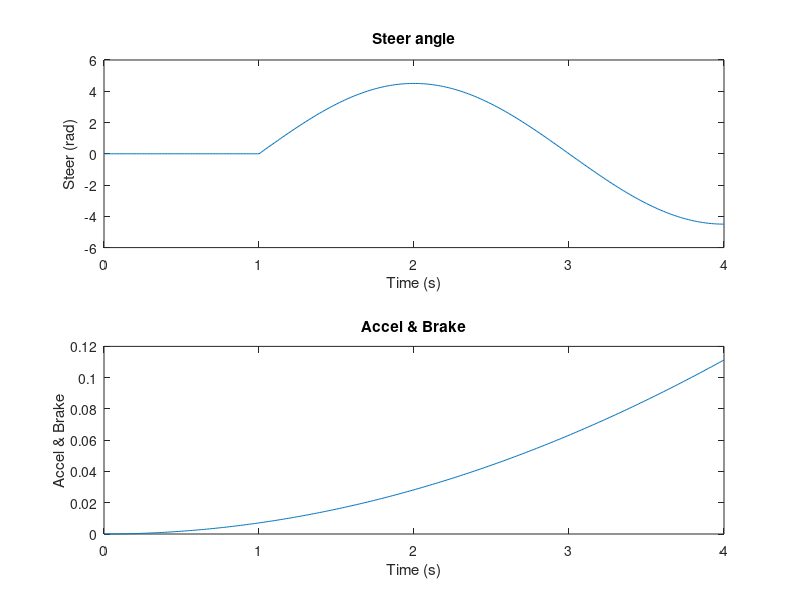

Reproduce this figure in MATLAB. (Note: this script raises an error after producing the figure.)
%% Ref Generation
clear ; clc ; close all
Ts = 0.01;Tend = 4;Td = 50; Tf = 0.001;
t_sim = 0:Ts:Tend;
% load Input;
% load ID_inf_test2;
% Accelcmd = Accelcmd_tmp';
%Acceleration Signal
% for i = 1:length(t_sim)
%     if i < 301
%         Accelcmd(i) = 0.06*t_sim(i); 
% %     elseif (i>801 && i<1001)
% %         Accelcmd(i) = 0.02*t_sim(i);     
%     else
%         Accelcmd(i) = 0.02;
%         end
% end
Accelcmd = -0.5*(-1+cos(2*pi*t_sim/Td))*1.8;
Accel_input = [t_sim' Accelcmd'];

%%Steer Signal
% Steer = 0.4*5/3*pi*sin(t_sim/1);
Steer = -0.5*(cos(2*pi*t_sim/4))*9;
Steer(1:100) = 0;
Steer_input = [t_sim' Steer'];
Fcncal_transctrl_Ts = 0.01;

figure();
subplot(2,1,1)
plot(t_sim,Steer); title('Steer angle'); xlabel('Time (s)'); ylabel('Steer (rad)');%ylim([-5/3*pi 5/3*pi])
subplot(2,1,2)
plot(t_sim,Accelcmd);title('Accel & Brake'); xlabel('Time (s)'); ylabel('Accel & Brake');%ylim([-1 1])

sim ISReferenceApplication
%% Diagram

% figure();
% subplot(3,1,1)
% plot(t_sim,Steer); title('Steer angle'); xlabel('Time (s)'); ylabel('Steer (rad)');ylim([-5/3*pi 5/3*pi])
% subplot(3,1,2)
% plot(t_sim,Acceleration);title('Acceleration'); xlabel('time(s)'); ylabel('Acceleration');
% subplot(3,1,3)
% plot(t_sim,Brake); title('Brake'); xlabel('time(s)'); ylabel('Brake');

% yaw_axis_deg = -yaw*180/pi + 450;
% for i = 1:length(yaw)
%     if yaw_axis_deg(i) > 360
%         yaw_axis_deg(i) = yaw_axis_deg(i) - 360;
%     end
% end
figure();
subplot(2,1,1)
plot(t_sim,Steer); title('Steer angle'); xlabel('Time (s)'); ylabel('Steer (rad)');%ylim([-5/3*pi 5/3*pi])
subplot(2,1,2)
plot(t_sim,Accelcmd);title('Accel & Brake'); xlabel('Time (s)'); ylabel('Accel & Brake');%ylim([-1 1])

figure();
subplot(2,1,1)
plot(t_sim,Velocity); title('Velocity'); xlabel('Time (s)'); ylabel('Velocity (m/s)');
subplot(2,1,2)
plot(t_sim,Yaw); title('Yaw angle'); xlabel('Time (s)'); ylabel('Yaw angle(rad)');
% subplot(3,1,3)
% plot(tout,(yaw_rate)); title('Yaw Rate'); xlabel('time(s)'); ylabel('Yaw rate(rad/s)');


% figure();
% subplot(2,1,1)
% plot(t_sim,Acceleration);title('Acceleration'); xlabel('time(s)'); ylabel('Acceleration');
% subplot(2,1,2)
% plot(tout,EngTrqCmd); title('EngTrqCmd'); xlabel('time(s)'); ylabel('EngTrqCmd');
% 
% 
% figure();
% subplot(2,1,1)
% plot(t_sim,Brake); title('Brake'); xlabel('time(s)'); ylabel('Brake');
% subplot(2,1,2)
% plot(t_sim,PrsCmd); title('PrsCmd'); xlabel('time(s)'); ylabel('PrsCmd');
% 
% figure();
% subplot(2,1,1)
% plot(tout,V_mph); title('V_{mph}'); xlabel('time(s)'); ylabel('Velocity(mph)');
% subplot(2,1,2)
% plot(tout,GearCmd); title('GearCmd'); xlabel('time(s)'); ylabel('GearCmd');
% save('ID_inf_launch9.mat','Steer','Accelcmd','t_sim','Yaw','Velocity','XYplot');